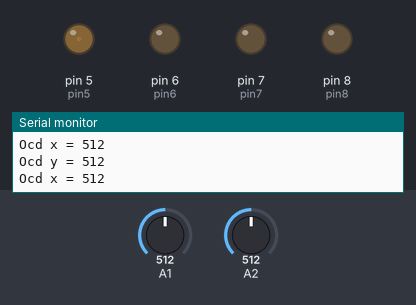
Bench run of a sketch on a simulated Arduino Uno, built with avr-gcc and run on an emulated ATmega328P. Parts: output pins drawn as LEDs (lit = HIGH), the last lines printed to the serial monitor. The test bench sets the inputs (shaded band); at power-on: A1 = 512, A2 = 512.

Above: at 1.2 s.
1.3 s: A1 set to 485
At 2.5 s:
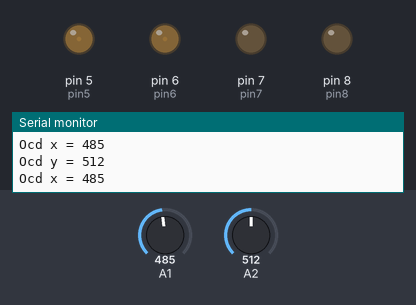
2.8 s: A2 set to 265
4.3 s: A2 set to 233
At 5.1 s:
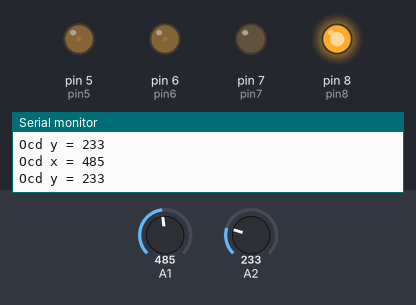
5.8 s: A1 set to 306
At 6.9 s:
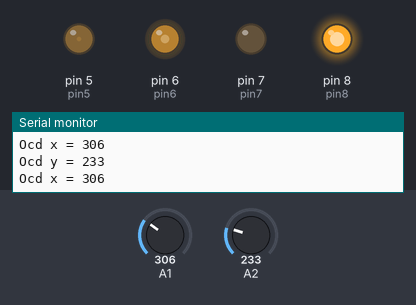
7.3 s: A2 set to 306
At 8.5 s:
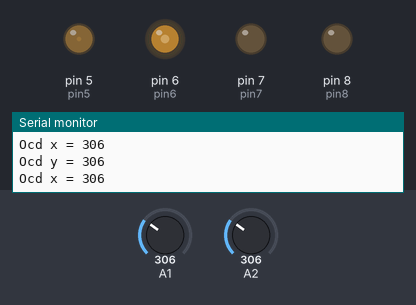
8.8 s: A1 set to 122
At 9.3 s:
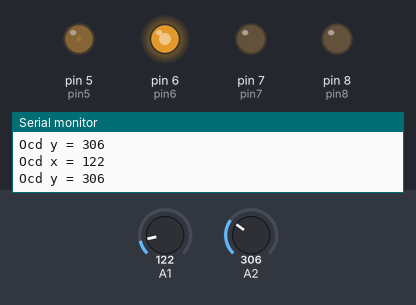
Timing chart, 0 to 11.3 s (numbered marks = the images above; inputs shaded):
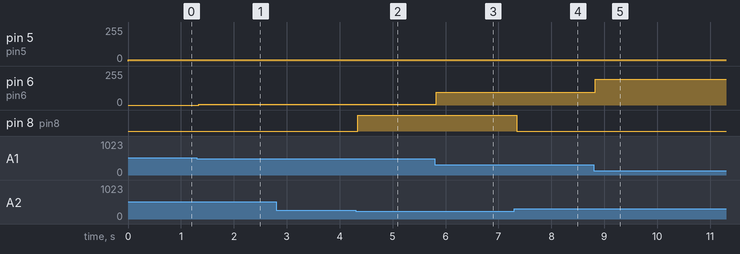

Measured:
- the behaviour switches between 248 and 247 on A2 (found by bisection; images 1 and 2)
- after the input at 1.3 s, pin 6 (pin6): 0/255 → 5/255 at once
- after the input at 4.3 s, pin 8 (pin8): LOW → HIGH at once
- after the input at 5.8 s, pin 6 (pin6): 5/255 → 97/255 at once
- after the input at 7.3 s, pin 8 (pin8): HIGH → LOW at once
- after the input at 8.8 s, pin 6 (pin6): 97/255 → 192/255 at once

The sketch:

djostik_3.ino
```cpp
int pin5 = 5;
int pin6 = 6;
int pin7 = 7;
int pin8 = 8;
void setup()
{
Serial.begin(9600);
pinMode(pin5,OUTPUT);
pinMode(pin6,OUTPUT);
pinMode(pin7,OUTPUT);
pinMode(pin8,OUTPUT);
}
void loop()
{
int x = analogRead(A1);
int y = analogRead(A2);
Serial.println("Ocd x = " + (String)x);
Serial.println("Ocd y = " + (String)y);
if (x > 495 and x < 1023)
{
int x1 = map(x,495,1023,0,255);
analogWrite(5,x1);
}
if (x > 1 and x < 495)
{
int x2 = map(x,495,1,0,255);
analogWrite(6,x2);
}
if (y > 495 and y < 550)
{
int y1 = map(y,495,550,0,255);
analogWrite(7,y1);
}
if (y < 495)
{
int y2 = map(y,495,1,0,255);
analogWrite(8,y2);
}
}
```
